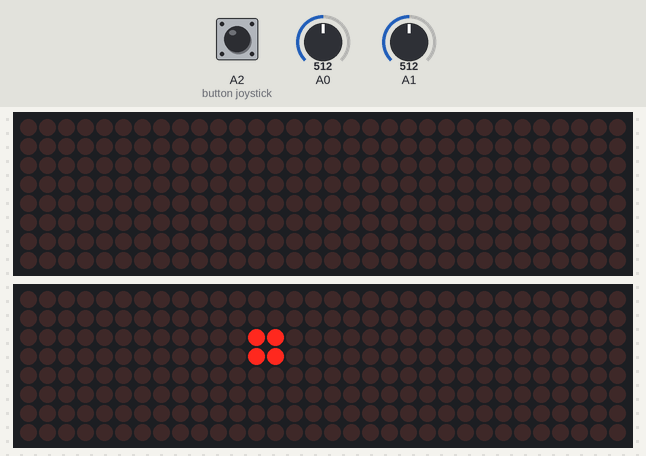
Recording of a program running on a simulated Arduino Uno, built with avr-gcc and run on an emulated ATmega328P. Parts: 2 × 32×8 LED matrix. The inputs (shaded band) are chosen by the test bench; at power-on: A1 = 512, A0 = 512, A2 (button joystick) HIGH. Random numbers use the default seed unless the program sets one.

Above: at 1.27 s.
1.3 s: A1 set to 109
At 3.4 s:
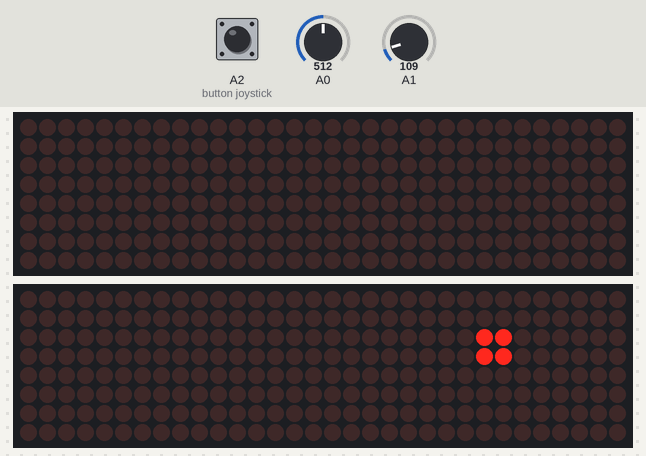
4.0 s: A1 set to 93
At 4.04 s:
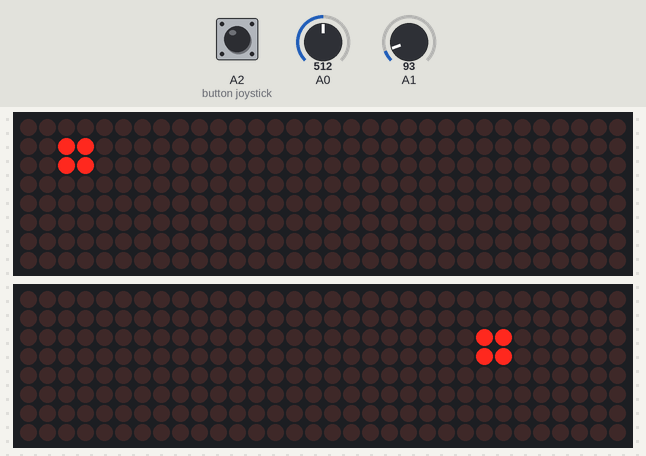
5.7 s: A0 set to 592
8.5 s: A0 set to 610
At 9.4 s:
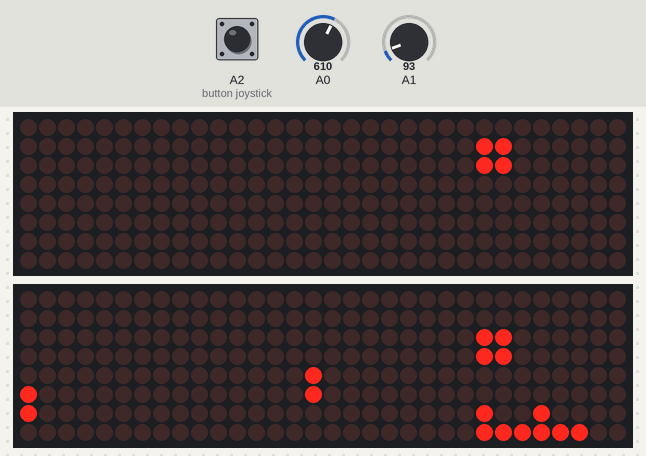

The program:

main.cpp
```cpp
#include <Arduino.h>
#include <LedControl.h>
#include "button/Button.hpp"
#include "joystick/Joystick.hpp"
#include "display/Display.hpp"
#include "obstacle/Obstacle.hpp"
#include "gameState/GameState.hpp"

//static constexpr uint8_t maxX = 15;
static constexpr uint8_t MAX_Y = 31;

static constexpr uint8_t joystickX = A0;
static constexpr uint8_t joystickY = A1;
static constexpr uint8_t joystickButton = A2;
static constexpr uint8_t menuButton = A3;
//static constexpr uint8_t pauseButton = A4;

static constexpr uint8_t dataInput1 = 11;
static constexpr uint8_t chipSelect1 = 10;
static constexpr uint8_t dataInput2 = 9;
static constexpr uint8_t chipSelect2 = 8;
static constexpr uint8_t clock = 13;

static constexpr uint8_t NUM_DEVICES = 4;
static constexpr uint8_t LC_COUNT = 2;


static LedControl lcs[LC_COUNT] = {
    LedControl(dataInput1, clock, chipSelect1, NUM_DEVICES),
    LedControl(dataInput2, clock, chipSelect2, NUM_DEVICES)
};

static uint32_t board[16] = {
    0UL, 0UL, 0UL, 0UL,
    0UL, 0UL, 0UL, 0UL,
    0UL, 0UL, 0UL, 0UL,
    0UL, 0UL, 0UL, 0UL,
};

static uint32_t lastMenuChangeMs = 0;
static bool buttonPressed = false;
static uint8_t rowsCleared = 0;
static GameState gameState = Playing;
static Obstacle curObst = { {}, 0};

void setup() {
    randomSeed(analogRead(A5));

    for (int lcNum = 0; lcNum < LC_COUNT; ++lcNum) {
        for (int displayNum = 0; displayNum < NUM_DEVICES; ++displayNum) {
            lcs[lcNum].shutdown(displayNum, false);
            lcs[lcNum].setIntensity(displayNum, 4);
            lcs[lcNum].clearDisplay(displayNum);
        }
    }

    pinMode(menuButton, INPUT_PULLUP);

    initObstacle(&curObst);
    flushBuffer(lcs, board);
}

static uint8_t delayTime = 25;
void loop() {
    if (gameState == Playing) {
        Direction dir = getDirection(joystickX, joystickY, joystickButton);
        delayTime = dir.dy == -1 ? 25 : 75;
        dir.dy = -1;
        const bool canMove = moveObstacle(lcs, board, &dir, &curObst, true);

        if (!canMove) {
            // if (rowFullContains(board, 31)) {
            //     gameState = Lost;
            //     flushBuffer(lcs, loss);
            //     return;
            // }

            for (uint8_t rowNum1 = 0; rowNum1 < MAX_Y; ++rowNum1) {
                const bool winRow = rowFullContains(board, rowNum1);

                if (winRow) {
                    setRow(lcs, board, rowNum1, false);
                    flushBuffer(lcs, board);
                    delay(delayTime);
                    setRow(lcs, board, rowNum1, true);
                    flushBuffer(lcs, board);
                    delay(delayTime);
                    setRow(lcs, board, rowNum1, false);
                    flushBuffer(lcs, board);
                    for (uint8_t rowNum2 = rowNum1 + 1; rowNum2 <= MAX_Y; ++rowNum2) {
                        if (rowFullContains(board, rowNum2)) {
                            continue;
                        }

                        moveRow(board, rowNum2, rowNum2 - 1);
                    }
                    flushBuffer(lcs, board);
                }
            }

            initObstacle(&curObst);
        }

        delay(delayTime);
    }
    else if (gameState == Paused) {}
    else if (gameState == Lost) {}
}
```

Button.cpp
```cpp
#include "Button.hpp"

static constexpr uint32_t DEBOUNCE_MS = 50;
static uint32_t lastMenuChangeMs = 0;
static bool prevMenuDown = false;

bool readButton(const uint8_t pinButton){
    return digitalRead(pinButton);
}

bool buttonJustPressed(const uint8_t pinButton) {
    bool down = !readButton(pinButton);
    unsigned long now = millis();
    bool triggered = false;

    if (down != prevMenuDown && (now - lastMenuChangeMs) >= DEBOUNCE_MS) {
        lastMenuChangeMs = now;
        prevMenuDown = down;
        if (down) {
            triggered = true;
        }
    }
    return triggered;
}
```

Button.hpp
```cpp
#pragma once

#include <Arduino.h>

bool readButton(uint8_t pinButton);
bool buttonJustPressed(uint8_t pinButton);
```

Display.cpp
```cpp
#include "Display.hpp"

static constexpr uint8_t maxX = 15;
static constexpr uint8_t maxY = 31;

uint32_t pause[16] = {
    0b00000000000000000000000000000000,
    0b00000000000000000000000000000000,
    0b00000000000000000000000000000000,
    0b00000000000000000000000000000000,
    0b01111000000000000000000001111100,
    0b00000100111001111100000001010100,
    0b01111001000101000101000101111100,
    0b00000001111101111100000000000000,
    0b00111100000000000001010101111100,
    0b01010001010101000101010101010100,
    0b00111101111101111101111101111100,
    0b00000000000000000000000000000000,
    0b01110001011101011101101101111100,
    0b01010001010101010101110001010100,
    0b01111101110101110101111101111100,
    0b00000000000000000000000000000000
};

uint32_t loss[16] = {
    0b00000000000000000000000000000000,
    0b00111100011100000000000000000000,
    0b01000010000011000101001000000000,
    0b01000010000000100101001000110110,
    0b01000010000000100101001001001000,
    0b01000010000011000101001001001000,
    0b00111100011100000111110001111110,
    0b00000000000000000000000000000000,
    0b00000000000000000000000000000000,
    0b00001110000111100111111000000000,
    0b01001010001001000010000001010010,
    0b01000010010001000001000001010010,
    0b01000010010001000001000001010010,
    0b01000010001001000010000001010010,
    0b00111100000111100111111001111100,
    0b00000000000000000000000000000000
};

uint32_t score[16] = {
    0b00000000000000000000000000000000,
    0b00000000000000000000000000000000,
    0b00000000000000000000000000000000,
    0b00000000000000000000000000000000,
    0b00000000000001111100000000000000,
    0b01111100000001010100000000000000,
    0b01000101000101111100000000000000,
    0b01111100000000000000000000000000,
    0b00000001010101111100000000000000,
    0b01000101010101010100000000000000,
    0b01111101111101111100000000000000,
    0b00000000000000000000000000000000,
    0b01011101101101111100000000000000,
    0b01010101110001010100000000000000,
    0b01110101111101111100000000000000,
    0b00000000000000000000000000000000
};

static uint8_t reverseBuffer(uint8_t b){
    uint8_t rev = 0;
    for (uint8_t i = 0; i < 8; i++) {
        rev = (rev << 1) | (b & 1u);
        b >>= 1;
    }
    return rev;
}

void flushBuffer(LedControl lc[2], uint32_t board[16]){
    for (int lcNum = 0; lcNum < 2; ++lcNum) {
        const uint8_t baseRow = lcNum * 8;

        for (int rowNum = 0; rowNum < 8; rowNum++){
            uint8_t buffer = board[baseRow + rowNum] >> 24;
            buffer = reverseBuffer(buffer);
            lc[lcNum].setRow(3, rowNum, buffer);
        }

        for (int rowNum = 0; rowNum < 8; rowNum++){
            uint8_t buffer = board[baseRow + rowNum] >> 16;
            buffer = reverseBuffer(buffer);
            lc[lcNum].setRow(2, rowNum, buffer);
        }

        for (int rowNum = 0; rowNum < 8; rowNum++){
            uint8_t buffer = board[baseRow + rowNum] >> 8;
            buffer = reverseBuffer(buffer);
            lc[lcNum].setRow(1, rowNum, buffer);
        }

        for (int rowNum = 0; rowNum < 8; rowNum++){
            uint8_t buffer = board[baseRow + rowNum] >> 0;
            buffer = reverseBuffer(buffer);
            lc[lcNum].setRow(0, rowNum, buffer);
        }
    }
}

void setPixel(uint32_t board[16], const Coordinate* coordinate, bool on){
    if (coordinate->x < 0 || coordinate->x > maxX ||
        coordinate->y < 0 || coordinate->y > maxY){
        return;
    }

    const uint32_t row = 1UL << (coordinate->y);
    if (on){
        board[15-coordinate->x] |= row;
    }
    else{
        board[15-coordinate->x] &= ~row;
    }
}

bool getPixel(uint32_t board[16], const Coordinate* coordinate){
    if (coordinate->x < 0 || coordinate->x > maxX ||
        coordinate->y < 0 || coordinate->y > maxY){
        return false;
    }

    if ((board[15-coordinate->x] & (1UL << coordinate->y)) != 0){
        return true;
    }

    return false;
}

bool rowFullContains(uint32_t board[16], const uint8_t row){
    if (row < 0 || row > 31){
        return false;
    }

    uint32_t win = 1UL << row;

    for (uint16_t i = 0; i < 16; ++i){
        win &= (board[i] << row);
    }

    return win;
}

void setRow(LedControl lcs[2], uint32_t board[16], const uint8_t rowNum, bool on){
    if (rowNum < 0 || rowNum > 31){
        return;
    }

    for (uint8_t i = 0; i < 16; ++i){
        uint32_t row = 1UL << rowNum;

        if (on){
            board[i] |= row;
        }
        else{
            board[i] &= ~row;
        }
    }
}

bool rowContains(uint32_t board[16], const uint8_t rowNum, bool status){
    for (uint8_t i = 0; i < 16; ++i){
        Coordinate coord = {i, rowNum};
        const bool value = getPixel(board, &coord);
        if (value == status){
            return true;
        }
    }

    return false;
}

void moveRow(uint32_t board[16], const uint8_t curRow, const uint8_t destRow){
    for (uint8_t i = 0; i < 16; ++i){
        Coordinate coord = {i, curRow};
        const bool value = getPixel(board, &coord);
        setPixel(board, &coord, false);
        coord.y = destRow;
        setPixel(board, &coord, value);
    }
}

void clearBoard(LedControl lcs[2], uint32_t board[16]) {
    board[0] = 0UL;
    board[1] = 0UL;
    board[2] = 0UL;
    board[3] = 0UL;
    board[4] = 0UL;
    board[5] = 0UL;
    board[6] = 0UL;
    board[7] = 0UL;
    board[8] = 0UL;
    board[9] = 0UL;
    board[10] = 0UL;
    board[11] = 0UL;
    board[12] = 0UL;
    board[13] = 0UL;
    board[14] = 0UL;
    board[15] = 0UL;

    flushBuffer(lcs, board);
}
```

Display.hpp
```cpp
#pragma once

#include <LedControl.h>
#include "physics/Physics.hpp"

extern uint32_t pause[16];
extern uint32_t loss[16];
extern uint32_t score[16];

bool compareCoordinates(Coordinate* coord1, Coordinate* coord2);
void flushBuffer(LedControl lcs[2], uint32_t board[16]);
void setPixel(uint32_t board[16], const Coordinate* coord, bool on);
bool getPixel(uint32_t board[16], const Coordinate* coord);
bool rowFullContains(uint32_t board[16], uint8_t rowNum);
void setRow(LedControl lcs[2], uint32_t board[16], uint8_t rowNum, bool on);
bool rowContains(uint32_t board[16], uint8_t rowNum, bool status);
void moveRow(uint32_t board[16], uint8_t curRow, uint8_t destRow);
void clearBoard(LedControl lcs[2], uint32_t board[16]);
```

GameState.hpp
```cpp
#pragma once

enum GameState : int8_t {
    Lost = -1,
    Paused = 0,
    Playing = 1
};
```

Joystick.cpp
```cpp
#include "Joystick.hpp"

JoystickState readJoystick(const uint8_t pinX, const uint8_t pinY, const uint8_t pinButton){
    const int x = analogRead(pinX);
    const int y = analogRead(pinY);
    const int pressed = digitalRead(pinButton);

    return {x, y, pressed != LOW};
}

Direction getDirection(const uint8_t pinX, const uint8_t pinY, const uint8_t pinButton){
    const JoystickState state = readJoystick(pinX, pinY, pinButton);
    Direction dir = {0, 0};

    if (state.x > 600){
        dir.dx = -1;
    }
    else if (state.x < 100){
        dir.dx = 1;
    }

    if (state.y < 100){
        dir.dy = -1;
    }
    else if (state.y > 600){
        dir.dy = 1;
    }

    return dir;
}
```

Joystick.hpp
```cpp
#pragma once

#include <Arduino.h>
#include "physics/Physics.hpp"

struct JoystickState{
    int x;
    int y;
    bool pressed;
};

JoystickState readJoystick(uint8_t pinX, uint8_t pinY, uint8_t pinButton);
Direction getDirection(uint8_t pinX, uint8_t pinY, uint8_t pinButton);
```

Obstacle.cpp
```cpp
#include "Obstacle.hpp"
#include "../display/Display.hpp"
#include "../joystick/Joystick.hpp"

static constexpr uint8_t maxX = 15;
static constexpr uint8_t maxY = 31;

void drawObstacle(LedControl lcs[2], uint32_t board[16], const Obstacle* obst){
    for (size_t i = 0; i < obst->count; ++i) {
        setPixel(board, &obst->pieces[i], true);
    }

    flushBuffer(lcs, board);
}

static bool isOwnPiece(const Obstacle *obst, const Coordinate* target) {
    for (uint8_t j = 0; j < obst->count; ++j) {
        if (compareCoordinates(target, &obst->pieces[j])) {
            return true;
        }
    }
    return false;
}

static bool canMoveObstacleX(uint32_t board[16], const Obstacle* obst, const Direction* dir, bool isSpawning){
    for (uint8_t i = 0; i < obst->count; ++i) {
        const int nextX = obst->pieces[i].x + dir->dx;
        const int nextY = obst->pieces[i].y + dir->dy;

        if (((nextY < 0 || nextY > maxY) && !isSpawning) || (nextX < 0 || nextX > maxX)) {
        return false;
        }

        Coordinate nextCoord{static_cast<uint8_t>(nextX), static_cast<uint8_t>(nextY)};
        if (!isOwnPiece(obst, &nextCoord) && getPixel(board, &nextCoord)) {
        return false;
        }
    }

    return true;
}

static bool canMoveObstacleY(uint32_t board[16], const Obstacle* obst, const Direction* dir, bool spawning){
    for (uint8_t i = 0; i < obst->count; ++i) {
        int nextY = obst->pieces[i].y + dir->dy;

        if (nextY < 0 || (nextY > maxY && !spawning)) {
            return false;
        }

        Coordinate nextCoord{obst->pieces[i].x, static_cast<uint8_t>(nextY)};
        if (!isOwnPiece(obst, &nextCoord) && getPixel(board, &nextCoord)) {
            return false;
        }
    }

    return true;
}

bool moveObstacle(LedControl lcs[2], uint32_t board[16], const Direction* dir, Obstacle* obst, bool spawning){
    uint8_t dx = dir->dx;
    uint8_t dy = dir->dy;

    if (!canMoveObstacleY(board, obst, dir, spawning)){
        return false;
    }

    if (!canMoveObstacleX(board, obst, dir, spawning)){
        dx = 0;
    }

    for (uint8_t i = 0; i < obst->count; ++i){
        setPixel(board, &obst->pieces[i], false);
    }

    for (uint8_t i = 0; i < obst->count; ++i){
        if (dx != 0) {
            obst->pieces[i].x += dx;
        }
        if (dy != 0) {
            obst->pieces[i].y += dy;
        }

        setPixel(board, &obst->pieces[i], true);
    }

    flushBuffer(lcs, board);
    return true;
}

void initObstacle(Obstacle* obst) {
    if (!obst || !obst->pieces) {
        return;
    }

    const auto obstacleNumber = static_cast<uint8_t>(random(0, 6));

    switch (obstacleNumber) {
        case 0: {
            const auto randomX = static_cast<uint8_t>(random(0, 15));
            obst->pieces[0] = { randomX, 34 };
            obst->pieces[1] = { randomX, 33 };
            obst->pieces[2] = { randomX, 32 };
            obst->pieces[3] = { static_cast<uint8_t>(randomX + 1), 32 };
            obst->count = 4;
            break;
        }
        case 1: {
            const auto randomX = static_cast<uint8_t>(random(0, 15));
            obst->pieces[0] = { randomX, 32 };
            obst->pieces[1] = { static_cast<uint8_t>(randomX + 1), 32 };
            obst->pieces[2] = { static_cast<uint8_t>(randomX + 1), 33 };
            obst->pieces[3] = { static_cast<uint8_t>(randomX + 1), 34 };
            obst->count = 4;
            break;
        }
        case 2: {
            const auto randomX = static_cast<uint8_t>(random(0, 15));
            obst->pieces[0] = { randomX, 32 };
            obst->pieces[1] = { randomX, 33 };
            obst->pieces[2] = { static_cast<uint8_t>(randomX + 1), 32 };
            obst->pieces[3] = { static_cast<uint8_t>(randomX + 1), 33 };
            obst->count = 4;
            break;
        }
        case 3: {
            const auto randomX = static_cast<uint8_t>(random(1, 14));
            obst->pieces[0] = { static_cast<uint8_t>(randomX - 1), 34 };
            obst->pieces[1] = { randomX, 34 };
            obst->pieces[2] = { randomX, 33 };
            obst->pieces[3] = { randomX, 32 };
            obst->pieces[4] = { static_cast<uint8_t>(randomX + 1), 34 };
            obst->count = 5;
            break;
        }
        case 4: {
            const auto randomX = static_cast<uint8_t>(random(1, 14));
            obst->pieces[0] = {static_cast<uint8_t>(randomX - 1), 32};
            obst->pieces[1] = {randomX, 32};
            obst->pieces[2] = {randomX, 33};
            obst->pieces[3] = {static_cast<uint8_t>(randomX + 1), 33};
            obst->count = 4;
            break;
        }
        case 5: {
            const auto randomX = static_cast<uint8_t>(random(1, 14));
            obst->pieces[0] = {static_cast<uint8_t>(randomX - 1), 33};
            obst->pieces[1] = {randomX, 33};
            obst->pieces[2] = {randomX, 32};
            obst->pieces[3] = {static_cast<uint8_t>(randomX + 1), 32};
            obst->count = 4;
            break;
        }
    }
}
```

Obstacle.hpp
```cpp
#pragma once

#include <LedControl.h>
#include "physics/Physics.hpp"

struct Obstacle{
    Coordinate pieces[5];
    uint8_t count;
};

void drawObstacle(LedControl lcs[2], uint32_t board[16], Obstacle* obst);
// bool isOwnPiece(const Obstacle* obst, const Coordinate * target);
// bool canMoveObstacleX(uint32_t board[16], Obstacle* obst, Direction* dir, bool spawning);
// bool canMoveObstacleY(uint32_t board[16], Obstacle* obst, Direction* dir, bool spawning);
bool moveObstacle(LedControl lcs[2], uint32_t board[16], const Direction* dir, Obstacle* obst, bool spawning);
void initObstacle(Obstacle* obst);
```

Physics.cpp
```cpp
#include "Physics.hpp"

bool compareCoordinates(const Coordinate* coord1, const Coordinate* coord2){
    if (!coord1 || !coord2) {
        return false;
    }
    return coord1->x == coord2->x &&
        coord1->y == coord2->y;
}
```

Physics.hpp
```cpp
#pragma once

#include <stdint.h>

struct Direction{
    int8_t dx;
    int8_t dy;
};

struct Coordinate{
    uint8_t x;
    uint8_t y;
};

bool compareCoordinates(const Coordinate* coord1, const Coordinate* coord2);
```

Measured:
- the behaviour switches between 100 and 99 on A1 (found by bisection; images 1 and 2)
- the behaviour switches between 600 and 601 on A0 (found by bisection; images 2 and 3)
